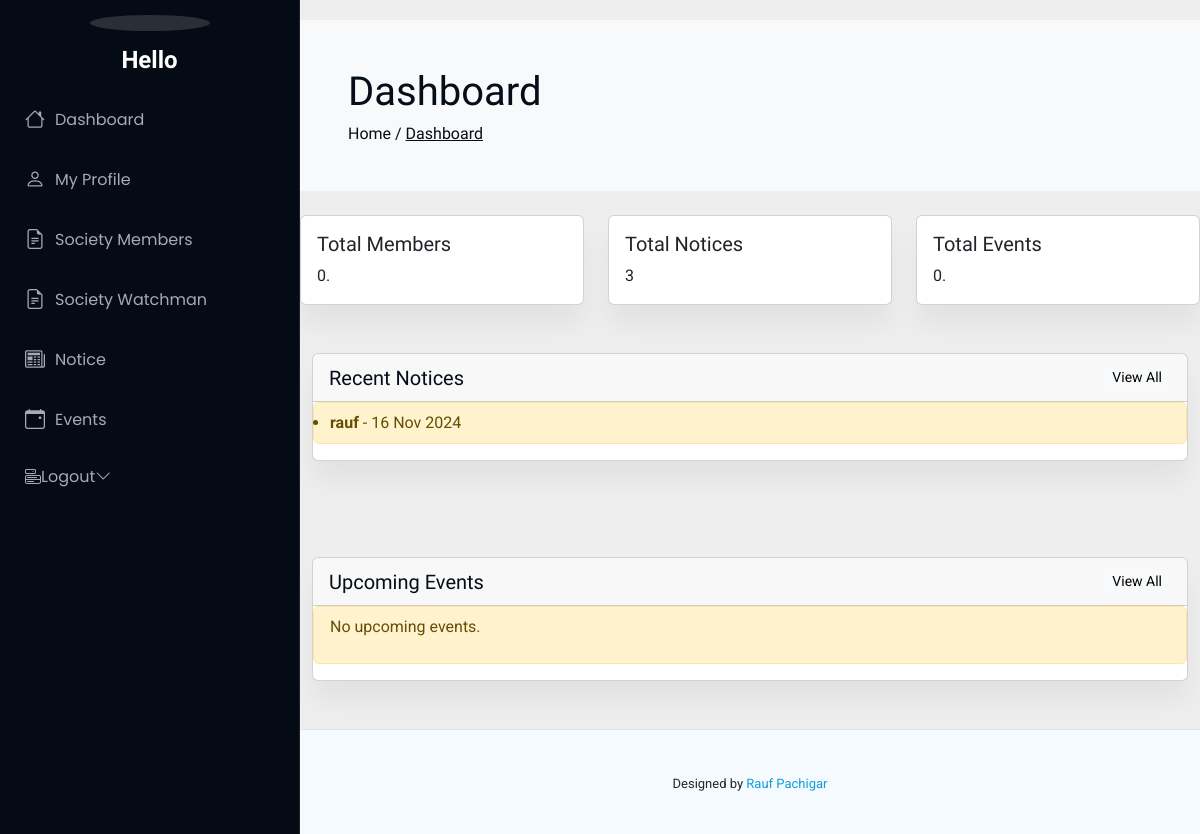
The app's page / (signed in), older data.
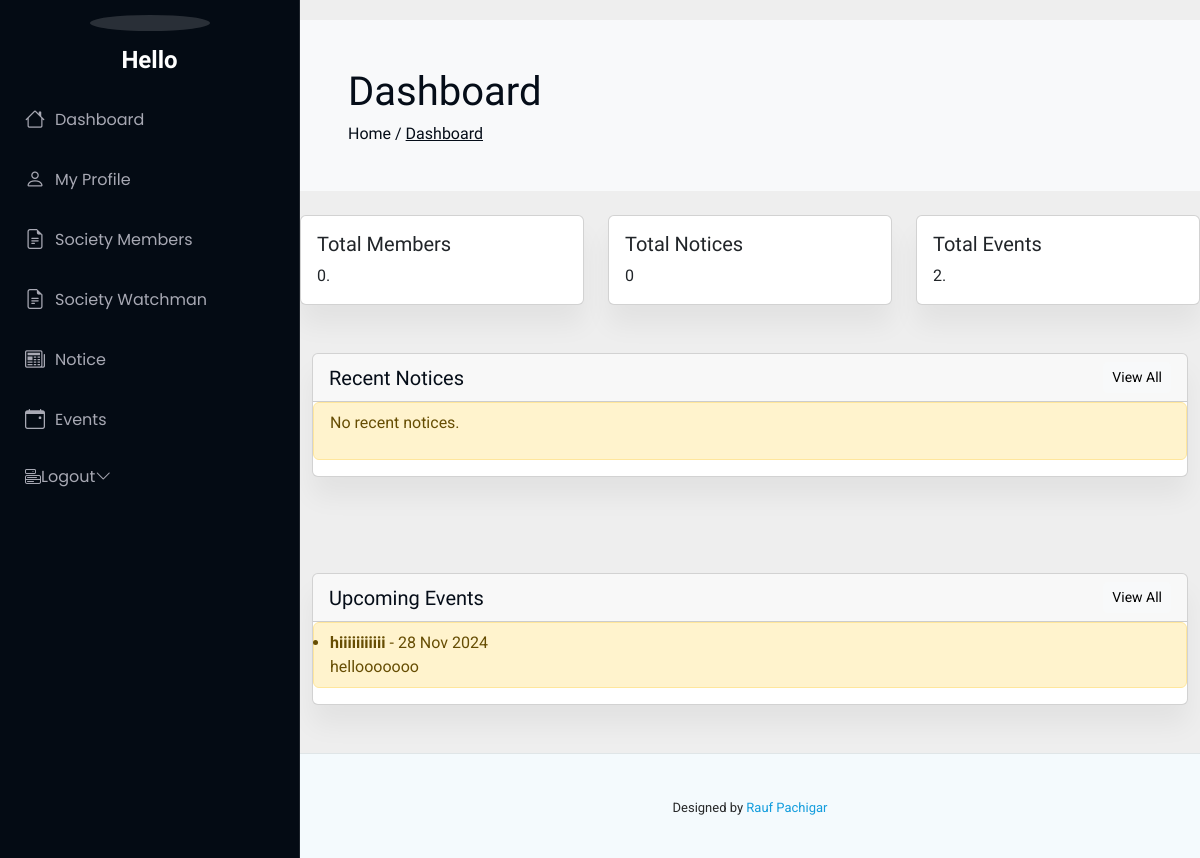
The same page, newer data.
### societyapp/models.py (models this page shows, shortened)
class Notice(models.Model):
    title = models.CharField(max_length=100)
    content = models.TextField()
    posted_date = models.DateTimeField(auto_now_add=True)

class Event(models.Model):
    title = models.CharField(max_length=100)
    description = models.TextField()
    event_date = models.DateField()

### societyapp/views.py (the view)
# urls.py: path('', views.dashboard_view, name='dashboard'),
def dashboard_view(request):
    if not request.user.is_authenticated:
        messages.warning(request,"Please Login  ")
        return redirect('/auth/login')
    total_members = Member.objects.count()
    total_notices = Notice.objects.count()
    total_events = Event.objects.count()
    recent_notices = Notice.objects.order_by('-posted_date')[:1]  # Last 5 notices
    upcoming_events = Event.objects.order_by('event_date')[:1]    # Next 5 upcoming events
    context = {
        'total_members': total_members,
        'total_notices': total_notices,
        'total_events': total_events,
        'recent_notices': recent_notices,
        'upcoming_events': upcoming_events,
    }
    return render(request, 'dashboard.html', context)

### templates/dashboard.html (shortened to what this page needs)
{% extends 'base.html' %}
{% block intro %}
Dashboard
{% endblock intro %}
{% block heading %}
Dashboard
{% endblock heading %}
{% block content %}
<div class="row row-cols-1 row-cols-md-3 g-4">
    <div class="col">
      <div class="card">
        <div class="card-body">
          <h5 class="card-title">Total Members</h5>
          <p class="card-text">{{ total_members }}.</p>
        </div>
      </div>
    </div>
    <div class="col">
      <div class="card">
        <div class="card-body">
          <h5 class="card-title">Total Notices</h5>
          <p class="card-text">{{ total_notices }}</p>
        </div>
      </div>
    </div>
    <div class="col">
      <div class="card">
        <div class="card-body">
          <h5 class="card-title">Total Events</h5>
          <p class="card-text">{{ total_events }}.</p>
        </div>
      </div>
    </div>
  </div>
</head>
<body>
<link href="https://maxcdn.bootstrapcdn.com/font-awesome/4.7.0/css/font-awesome.min.css" rel="stylesheet" />
<div class="container mt-5">
<div class="row">
    <div class="col-12 mb-3 mb-lg-5">
        <div class="overflow-hidden card table-nowrap table-card">
            <div class="card-header d-flex justify-content-between align-items-center">
                <h5 class="mb-0">Recent Notices</h5>
                <a href="/Notice" class="btn btn-light btn-sm">View All</a>
            </div>
            <div class="table-responsive">
              <div class="list-group">
                <ul class="list-group-item list-group-item-action list-group-item-warning">
                  {% for notice in recent_notices %}
                      <li><strong>{{ notice.title }}</strong> - {{ notice.posted_date|date:"d M Y" }}<br>{{ notice.description }}</li>
                  {% empty %}
                      <p>No recent notices.</p>
                  {% endfor %}
              </ul>
              </div>
            </div>
        </div>
    </div>
</div>
</div>
</head>
<body>
<link href="https://maxcdn.bootstrapcdn.com/font-awesome/4.7.0/css/font-awesome.min.css" rel="stylesheet" />
<div class="container mt-5">
<div class="row">
  <div class="col-12 mb-3 mb-lg-5">
      <div class="overflow-hidden card table-nowrap table-card">
          <div class="card-header d-flex justify-content-between align-items-center">
              <h5 class="mb-0">Upcoming Events</h5>
              <a href="/Events" class="btn btn-light btn-sm">View All</a>
          </div>
          <div class="table-responsive">
            <div class="list-group">
              <ul class="list-group-item list-group-item-action list-group-item-warning">
                {% for event in upcoming_events %}
                    <li><strong>{{ event.title }}</strong> - {{ event.event_date|date:"d M Y" }}<br>{{ event.description }}</li>
                {% empty %}
                    <p>No upcoming events.</p>
                {% endfor %}
            </ul>
            </div>
          </div>
      </div>
  </div>
</div>
</div>
{% endblock content %}

Row changes from the older to the newer data that the page shows:
removed Notice: title "rauf", posted_date "16 Nov 2024"
added Event: title "hiiiiiiiiiii", event_date "28 Nov 2024", description "hellooooooo"
Text that changed along with them:
{{ total_notices }}: "3" → "0"
{{ total_events }}: "0" → "2"
text no longer shown: "No upcoming events."
text now shown: "No recent notices."
